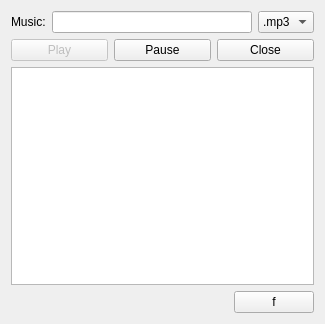
<?xml version="1.0" encoding="UTF-8"?>
<ui version="4.0">
 <class>MusicDialog</class>
 <widget class="QDialog" name="MusicDialog">
  <property name="geometry">
   <rect>
    <x>0</x>
    <y>0</y>
    <width>325</width>
    <height>324</height>
   </rect>
  </property>
  <property name="windowTitle">
   <string>Dialog</string>
  </property>
  <layout class="QGridLayout" name="gridLayout_2">
   <item row="0" column="0">
    <layout class="QVBoxLayout" name="verticalLayout_2">
     <item>
      <layout class="QGridLayout" name="gridLayout">
       <item row="0" column="0">
        <layout class="QVBoxLayout" name="verticalLayout">
         <item>
          <layout class="QHBoxLayout" name="horizontalLayout">
           <item>
            <widget class="QLabel" name="label">
             <property name="text">
              <string>Music:</string>
             </property>
            </widget>
           </item>
           <item>
            <widget class="QLineEdit" name="lineEdit"/>
           </item>
           <item>
            <widget class="QComboBox" name="typeBox">
             <item>
              <property name="text">
               <string>.mp3</string>
              </property>
             </item>
             <item>
              <property name="text">
               <string>.wav</string>
              </property>
             </item>
            </widget>
           </item>
          </layout>
         </item>
         <item>
          <layout class="QHBoxLayout" name="horizontalLayout_2">
           <item>
            <widget class="QPushButton" name="playButton">
             <property name="enabled">
              <bool>false</bool>
             </property>
             <property name="text">
              <string>Play</string>
             </property>
             <property name="default">
              <bool>true</bool>
             </property>
            </widget>
           </item>
           <item>
            <widget class="QPushButton" name="pauseButton">
             <property name="text">
              <string>Pause</string>
             </property>
            </widget>
           </item>
           <item>
            <widget class="QPushButton" name="closeButton">
             <property name="text">
              <string>Close</string>
             </property>
            </widget>
           </item>
          </layout>
         </item>
        </layout>
       </item>
       <item row="1" column="0">
        <widget class="QListWidget" name="listWidget"/>
       </item>
      </layout>
     </item>
     <item>
      <layout class="QHBoxLayout" name="horizontalLayout_3">
       <item>
        <spacer name="horizontalSpacer">
         <property name="orientation">
          <enum>Qt::Horizontal</enum>
         </property>
         <property name="sizeHint" stdset="0">
          <size>
           <width>40</width>
           <height>20</height>
          </size>
         </property>
        </spacer>
       </item>
       <item>
        <widget class="QPushButton" name="freshButton">
         <property name="text">
          <string>f</string>
         </property>
        </widget>
       </item>
      </layout>
     </item>
    </layout>
   </item>
  </layout>
 </widget>
 <resources/>
 <connections/>
</ui>
